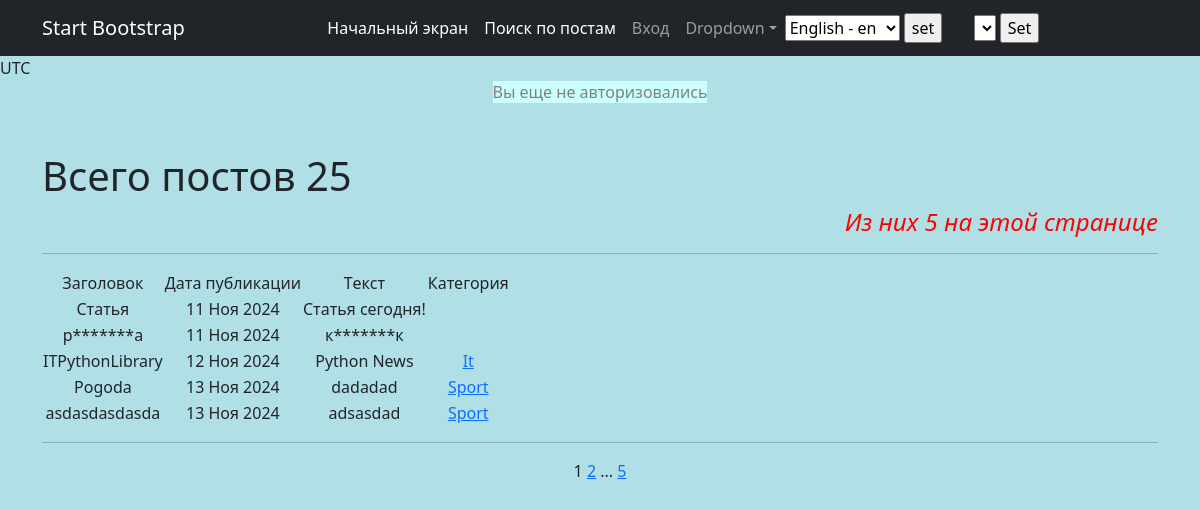
The app's page /posts/, older data.
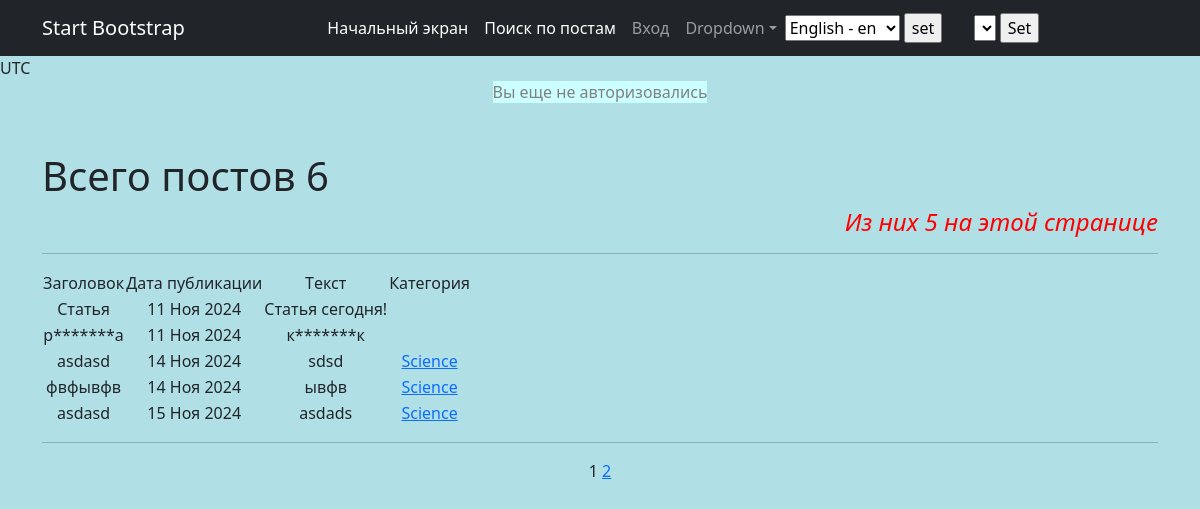
The same page, newer data.
### News/models.py (models this page shows, shortened)
class Post(models.Model):
    news = "N"
    article = "A"
    POST_TYPES = [(news, "Новость"), (article, "Статья")]
    author = models.ForeignKey(Author, on_delete=models.CASCADE)
    post_type = models.CharField(max_length=1, choices=POST_TYPES, default=article)
    date_in = models.DateTimeField(auto_now_add=True)
    category = models.ManyToManyField(Category, through="PostCategory")
    title = models.CharField(max_length=255)
    text = models.CharField(max_length=3000)
    rating = models.IntegerField(default=0)

class Category(models.Model):
    category = models.TextField(unique=True)
    subscriber = models.ManyToManyField(User, related_name="categories")
    rating = models.IntegerField(default=0)
    date_in = models.DateTimeField(default=timezone.now)
    def __str__(self):
        return f'{self.category.title()}'

### News/views.py (the view)
# urls.py: path('', PostsList.as_view(), name= 'Posts_list'),
class PostsList(ListView):
    model = Post
    ordering = 'date_in'
    template_name = 'posts.html'
    context_object_name = 'posts'
    paginate_by = 5
    def get_context_data(self, **kwargs):
        context = super().get_context_data(**kwargs)
        context['list_in_page'] = self.paginate_by
        return context
    def get_queryset(self):
        queryset = super().get_queryset()
        self.filterset = PostFilter(self.request.GET, queryset)
        return self.filterset.qs

### News/templatetags/custom_filters.py (called while the page is built)
@register.filter(name='censor')
def censor(value):
    for word in BAN_WORDS:
        check = (value.lower()).find(word)
        while check != -1:
            len_ = len(word)
            value = value[:check]+word[0]+'*'*len_ + value[check+len_:]+word[-1]
            check = (value.lower()).find(word)
    return value

### templates/posts.html (shortened to what this page needs)
{% extends 'flatpages/default.html' %}
{% load custom_filters %}
{% block content %}
<h1 style="text-align: left;">Всего постов {{ page_obj.paginator.count }}</h1>
<h4 style="text-align: right;"><span style="color: #ff0000;"><em>Из них {{posts|length}} на этой странице</em></span>
</h4>
<hr>
{% if posts %}
<table>
    <tr>
        {% load cache %}
        {% cache 5 try_stady %}
        <td>Заголовок</td>
        <td>Дата публикации</td>
        <td>Тeкст</td>
        <td>Категория</td>
        {% endcache %}
    </tr>
    {% for post in posts %}
    <tr class="{% cycle 'row1' 'row2' %}">
        <td>{{ post.title|censor }}</td>
        <td>{{ post.date_in|date:'d M Y' }}</td>
        <td>{{ post.text|truncatewords:20|censor}}</td>
        <td>{% for category in post.category.all %}
            <a href="{% url 'Category_list' %}">{{ category }}</a>
            {% endfor %}
        </td>
    </tr>
    {% endfor %}
</table>
{% else %}
<h2>Постов и новостей нет!</h2>
{% endif %}
<hr>
{{ page_obj.number }}
{% if page_obj.has_next %}
<a href="?page={{ page_obj.next_page_number }}">{{ page_obj.next_page_number }}</a>
{% if paginator.num_pages != page_obj.next_page_number %}
...
<a href="?page={{ page_obj.paginator.num_pages }}">{{ page_obj.paginator.num_pages }}</a>
{% endif %}
{% endif %}
{% endblock content %}

Row changes from the older to the newer data that the page shows:
removed Post: title|censor "ITPythonLibrary", date_in "12 Ноя 2024", text|censor "Python News"
no longer on this page (row unchanged): Category: category "It", shown under "ITPythonLibrary"
removed Post: title|censor "Pogoda", date_in "13 Ноя 2024", text|censor "dadadad"
no longer on this page (row unchanged): Category: category "Sport"
removed Post: title|censor "asdasdasdasda", date_in "13 Ноя 2024", text|censor "adsasdad"
now on this page (row unchanged): Post: title|censor "asdasd", date_in "14 Ноя 2024", text|censor "sdsd"
now on this page (row unchanged): Category: category "Science"
now on this page (row unchanged): Post: title|censor "фвфывфв", date_in "14 Ноя 2024", text|censor "ывфв"
added Post: title|censor "asdasd", date_in "15 Ноя 2024", text|censor "asdads"
Text that changed along with them:
{{ page_obj.paginator.count }}: "25" → "6"
{{ page_obj.paginator.num_pages }}: "5" → (not shown)
